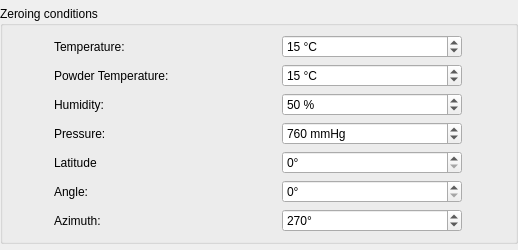
<?xml version="1.0" encoding="UTF-8"?>
<ui version="4.0">
 <class>conditions</class>
 <widget class="QWidget" name="conditions">
  <property name="geometry">
   <rect>
    <x>0</x>
    <y>0</y>
    <width>518</width>
    <height>250</height>
   </rect>
  </property>
  <property name="windowTitle">
   <string>Form</string>
  </property>
  <layout class="QGridLayout" name="gridLayout">
   <property name="leftMargin">
    <number>0</number>
   </property>
   <property name="topMargin">
    <number>0</number>
   </property>
   <property name="rightMargin">
    <number>0</number>
   </property>
   <property name="bottomMargin">
    <number>0</number>
   </property>
   <property name="spacing">
    <number>0</number>
   </property>
   <item row="0" column="0">
    <widget class="QGroupBox" name="groupBox">
     <property name="sizePolicy">
      <sizepolicy hsizetype="Expanding" vsizetype="Fixed">
       <horstretch>0</horstretch>
       <verstretch>0</verstretch>
      </sizepolicy>
     </property>
     <property name="minimumSize">
      <size>
       <width>0</width>
       <height>0</height>
      </size>
     </property>
     <property name="maximumSize">
      <size>
       <width>16777215</width>
       <height>16777215</height>
      </size>
     </property>
     <property name="styleSheet">
      <string notr="true"/>
     </property>
     <property name="title">
      <string>Zeroing conditions </string>
     </property>
     <layout class="QGridLayout" name="gridLayout_6">
      <item row="5" column="0">
       <widget class="QLabel" name="label_84">
        <property name="maximumSize">
         <size>
          <width>180</width>
          <height>16777215</height>
         </size>
        </property>
        <property name="text">
         <string>Angle:</string>
        </property>
       </widget>
      </item>
      <item row="3" column="1">
       <widget class="QWidget" name="widget_42" native="true">
        <property name="sizePolicy">
         <sizepolicy hsizetype="Preferred" vsizetype="Preferred">
          <horstretch>0</horstretch>
          <verstretch>0</verstretch>
         </sizepolicy>
        </property>
        <property name="minimumSize">
         <size>
          <width>180</width>
          <height>0</height>
         </size>
        </property>
        <property name="maximumSize">
         <size>
          <width>180</width>
          <height>16777215</height>
         </size>
        </property>
        <layout class="QHBoxLayout" name="horizontalLayout_58">
         <property name="spacing">
          <number>0</number>
         </property>
         <property name="leftMargin">
          <number>0</number>
         </property>
         <property name="topMargin">
          <number>0</number>
         </property>
         <property name="rightMargin">
          <number>0</number>
         </property>
         <property name="bottomMargin">
          <number>0</number>
         </property>
         <item>
          <widget class="QSpinBox" name="z_pressure">
           <property name="sizePolicy">
            <sizepolicy hsizetype="Preferred" vsizetype="Preferred">
             <horstretch>0</horstretch>
             <verstretch>0</verstretch>
            </sizepolicy>
           </property>
           <property name="styleSheet">
            <string notr="true"/>
           </property>
           <property name="suffix">
            <string> mmHg</string>
           </property>
           <property name="maximum">
            <number>1100</number>
           </property>
           <property name="value">
            <number>760</number>
           </property>
          </widget>
         </item>
        </layout>
       </widget>
      </item>
      <item row="5" column="1">
       <widget class="QWidget" name="widget_44" native="true">
        <property name="sizePolicy">
         <sizepolicy hsizetype="Preferred" vsizetype="Preferred">
          <horstretch>0</horstretch>
          <verstretch>0</verstretch>
         </sizepolicy>
        </property>
        <property name="minimumSize">
         <size>
          <width>180</width>
          <height>0</height>
         </size>
        </property>
        <property name="maximumSize">
         <size>
          <width>180</width>
          <height>16777215</height>
         </size>
        </property>
        <layout class="QHBoxLayout" name="horizontalLayout_60">
         <property name="spacing">
          <number>0</number>
         </property>
         <property name="leftMargin">
          <number>0</number>
         </property>
         <property name="topMargin">
          <number>0</number>
         </property>
         <property name="rightMargin">
          <number>0</number>
         </property>
         <property name="bottomMargin">
          <number>0</number>
         </property>
         <item>
          <widget class="QSpinBox" name="z_angle">
           <property name="sizePolicy">
            <sizepolicy hsizetype="Preferred" vsizetype="Preferred">
             <horstretch>0</horstretch>
             <verstretch>0</verstretch>
            </sizepolicy>
           </property>
           <property name="styleSheet">
            <string notr="true"/>
           </property>
           <property name="suffix">
            <string>°</string>
           </property>
           <property name="maximum">
            <number>359</number>
           </property>
           <property name="value">
            <number>0</number>
           </property>
          </widget>
         </item>
        </layout>
       </widget>
      </item>
      <item row="0" column="1">
       <widget class="QWidget" name="widget_39" native="true">
        <property name="sizePolicy">
         <sizepolicy hsizetype="Preferred" vsizetype="Preferred">
          <horstretch>0</horstretch>
          <verstretch>0</verstretch>
         </sizepolicy>
        </property>
        <property name="minimumSize">
         <size>
          <width>180</width>
          <height>0</height>
         </size>
        </property>
        <property name="maximumSize">
         <size>
          <width>180</width>
          <height>16777215</height>
         </size>
        </property>
        <layout class="QHBoxLayout" name="horizontalLayout_55">
         <property name="spacing">
          <number>0</number>
         </property>
         <property name="leftMargin">
          <number>0</number>
         </property>
         <property name="topMargin">
          <number>0</number>
         </property>
         <property name="rightMargin">
          <number>0</number>
         </property>
         <property name="bottomMargin">
          <number>0</number>
         </property>
         <item>
          <widget class="QSpinBox" name="z_temp">
           <property name="sizePolicy">
            <sizepolicy hsizetype="Preferred" vsizetype="Preferred">
             <horstretch>0</horstretch>
             <verstretch>0</verstretch>
            </sizepolicy>
           </property>
           <property name="styleSheet">
            <string notr="true"/>
           </property>
           <property name="showGroupSeparator" stdset="0">
            <bool>false</bool>
           </property>
           <property name="suffix">
            <string> °C</string>
           </property>
           <property name="minimum">
            <number>-60</number>
           </property>
           <property name="value">
            <number>15</number>
           </property>
          </widget>
         </item>
        </layout>
       </widget>
      </item>
      <item row="2" column="1">
       <widget class="QWidget" name="widget_41" native="true">
        <property name="sizePolicy">
         <sizepolicy hsizetype="Preferred" vsizetype="Preferred">
          <horstretch>0</horstretch>
          <verstretch>0</verstretch>
         </sizepolicy>
        </property>
        <property name="minimumSize">
         <size>
          <width>180</width>
          <height>0</height>
         </size>
        </property>
        <property name="maximumSize">
         <size>
          <width>180</width>
          <height>16777215</height>
         </size>
        </property>
        <layout class="QHBoxLayout" name="horizontalLayout_57">
         <property name="spacing">
          <number>0</number>
         </property>
         <property name="leftMargin">
          <number>0</number>
         </property>
         <property name="topMargin">
          <number>0</number>
         </property>
         <property name="rightMargin">
          <number>0</number>
         </property>
         <property name="bottomMargin">
          <number>0</number>
         </property>
         <item>
          <widget class="QSpinBox" name="z_humidity">
           <property name="sizePolicy">
            <sizepolicy hsizetype="Preferred" vsizetype="Preferred">
             <horstretch>0</horstretch>
             <verstretch>0</verstretch>
            </sizepolicy>
           </property>
           <property name="styleSheet">
            <string notr="true"/>
           </property>
           <property name="suffix">
            <string> %</string>
           </property>
           <property name="maximum">
            <number>100</number>
           </property>
           <property name="value">
            <number>50</number>
           </property>
          </widget>
         </item>
        </layout>
       </widget>
      </item>
      <item row="6" column="1">
       <widget class="QWidget" name="widget_45" native="true">
        <property name="sizePolicy">
         <sizepolicy hsizetype="Preferred" vsizetype="Preferred">
          <horstretch>0</horstretch>
          <verstretch>0</verstretch>
         </sizepolicy>
        </property>
        <property name="minimumSize">
         <size>
          <width>180</width>
          <height>0</height>
         </size>
        </property>
        <property name="maximumSize">
         <size>
          <width>180</width>
          <height>16777215</height>
         </size>
        </property>
        <layout class="QHBoxLayout" name="horizontalLayout_61">
         <property name="spacing">
          <number>0</number>
         </property>
         <property name="leftMargin">
          <number>0</number>
         </property>
         <property name="topMargin">
          <number>0</number>
         </property>
         <property name="rightMargin">
          <number>0</number>
         </property>
         <property name="bottomMargin">
          <number>0</number>
         </property>
         <item>
          <widget class="QSpinBox" name="z_azimuth">
           <property name="sizePolicy">
            <sizepolicy hsizetype="Preferred" vsizetype="Preferred">
             <horstretch>0</horstretch>
             <verstretch>0</verstretch>
            </sizepolicy>
           </property>
           <property name="styleSheet">
            <string notr="true"/>
           </property>
           <property name="suffix">
            <string>°</string>
           </property>
           <property name="maximum">
            <number>359</number>
           </property>
           <property name="value">
            <number>270</number>
           </property>
          </widget>
         </item>
        </layout>
       </widget>
      </item>
      <item row="4" column="1">
       <widget class="QWidget" name="widget_43" native="true">
        <property name="sizePolicy">
         <sizepolicy hsizetype="Preferred" vsizetype="Preferred">
          <horstretch>0</horstretch>
          <verstretch>0</verstretch>
         </sizepolicy>
        </property>
        <property name="minimumSize">
         <size>
          <width>180</width>
          <height>0</height>
         </size>
        </property>
        <property name="maximumSize">
         <size>
          <width>180</width>
          <height>16777215</height>
         </size>
        </property>
        <layout class="QHBoxLayout" name="horizontalLayout_59">
         <property name="spacing">
          <number>0</number>
         </property>
         <property name="leftMargin">
          <number>0</number>
         </property>
         <property name="topMargin">
          <number>0</number>
         </property>
         <property name="rightMargin">
          <number>0</number>
         </property>
         <property name="bottomMargin">
          <number>0</number>
         </property>
         <item>
          <widget class="QSpinBox" name="z_latitude">
           <property name="sizePolicy">
            <sizepolicy hsizetype="Preferred" vsizetype="Preferred">
             <horstretch>0</horstretch>
             <verstretch>0</verstretch>
            </sizepolicy>
           </property>
           <property name="styleSheet">
            <string notr="true"/>
           </property>
           <property name="suffix">
            <string>°</string>
           </property>
           <property name="maximum">
            <number>359</number>
           </property>
           <property name="value">
            <number>0</number>
           </property>
          </widget>
         </item>
        </layout>
       </widget>
      </item>
      <item row="1" column="1">
       <widget class="QWidget" name="widget_40" native="true">
        <property name="sizePolicy">
         <sizepolicy hsizetype="Preferred" vsizetype="Preferred">
          <horstretch>0</horstretch>
          <verstretch>0</verstretch>
         </sizepolicy>
        </property>
        <property name="minimumSize">
         <size>
          <width>180</width>
          <height>0</height>
         </size>
        </property>
        <property name="maximumSize">
         <size>
          <width>180</width>
          <height>16777215</height>
         </size>
        </property>
        <layout class="QHBoxLayout" name="horizontalLayout_56">
         <property name="spacing">
          <number>0</number>
         </property>
         <property name="leftMargin">
          <number>0</number>
         </property>
         <property name="topMargin">
          <number>0</number>
         </property>
         <property name="rightMargin">
          <number>0</number>
         </property>
         <property name="bottomMargin">
          <number>0</number>
         </property>
         <item>
          <widget class="QSpinBox" name="z_powder_temp">
           <property name="sizePolicy">
            <sizepolicy hsizetype="Preferred" vsizetype="Preferred">
             <horstretch>0</horstretch>
             <verstretch>0</verstretch>
            </sizepolicy>
           </property>
           <property name="styleSheet">
            <string notr="true"/>
           </property>
           <property name="suffix">
            <string> °C</string>
           </property>
           <property name="minimum">
            <number>-60</number>
           </property>
           <property name="value">
            <number>15</number>
           </property>
          </widget>
         </item>
        </layout>
       </widget>
      </item>
      <item row="4" column="0">
       <widget class="QLabel" name="label_83">
        <property name="maximumSize">
         <size>
          <width>180</width>
          <height>16777215</height>
         </size>
        </property>
        <property name="text">
         <string>Latitude</string>
        </property>
       </widget>
      </item>
      <item row="6" column="0">
       <widget class="QLabel" name="label_85">
        <property name="maximumSize">
         <size>
          <width>180</width>
          <height>16777215</height>
         </size>
        </property>
        <property name="text">
         <string>Azimuth:</string>
        </property>
       </widget>
      </item>
      <item row="3" column="0">
       <widget class="QLabel" name="label_82">
        <property name="maximumSize">
         <size>
          <width>180</width>
          <height>16777215</height>
         </size>
        </property>
        <property name="text">
         <string>Pressure:</string>
        </property>
       </widget>
      </item>
      <item row="2" column="0">
       <widget class="QLabel" name="label_81">
        <property name="maximumSize">
         <size>
          <width>180</width>
          <height>16777215</height>
         </size>
        </property>
        <property name="text">
         <string>Humidity:</string>
        </property>
       </widget>
      </item>
      <item row="1" column="0">
       <widget class="QLabel" name="label_80">
        <property name="maximumSize">
         <size>
          <width>180</width>
          <height>16777215</height>
         </size>
        </property>
        <property name="text">
         <string>Powder Temperature:</string>
        </property>
       </widget>
      </item>
      <item row="0" column="0">
       <widget class="QLabel" name="label_79">
        <property name="maximumSize">
         <size>
          <width>180</width>
          <height>16777215</height>
         </size>
        </property>
        <property name="text">
         <string>Temperature:</string>
        </property>
       </widget>
      </item>
     </layout>
    </widget>
   </item>
  </layout>
 </widget>
 <resources>
  <include location="../.rsrc/res.qrc"/>
 </resources>
 <connections/>
</ui>
